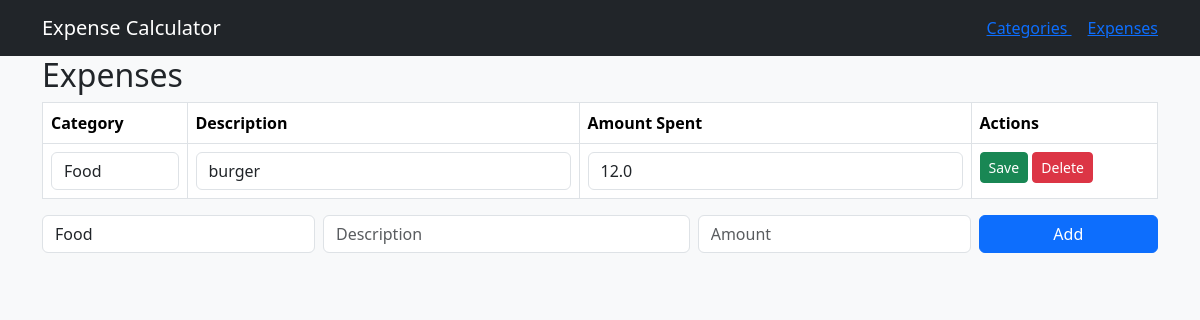
Page /view_expenses on the earlier database version.
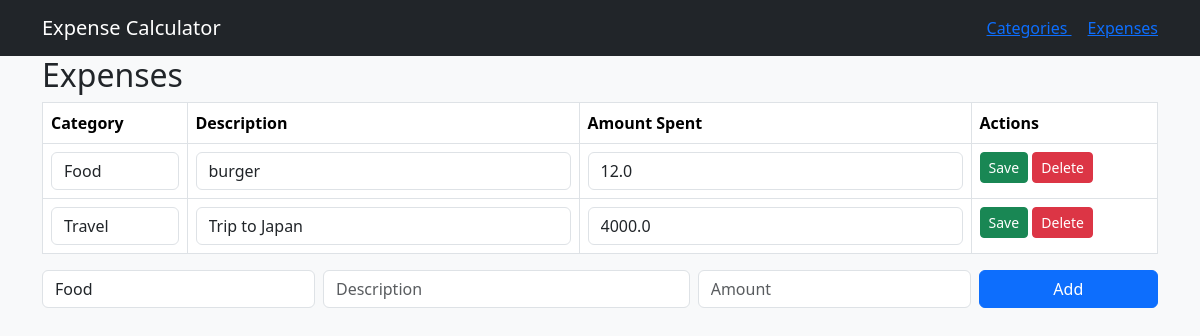
Same page on the later database version.
### tables this page shows
CREATE TABLE "expenses" (`id` INTEGER PRIMARY KEY AUTOINCREMENT UNIQUE NOT NULL, name TEXT, `amount_spent` REAL, `category_id` INTEGER REFERENCES `category`(`id`), `category_name` TEXT);

### app.py (the view)
@app.route("/view_expenses")
def view_expenses():
    sql = "SELECT expenses.id, expenses.name, expenses.amount_spent, category.name AS category FROM expenses JOIN category ON expenses.category_id = category.id"
    expenses = query_db(sql)
    sql = "SELECT * FROM category"
    categories = query_db(sql)
    return render_template("expenses.html", expenses=expenses, categories=categories)

### app.py (called while the page is built)
def get_db():
    db = getattr(g, '_database', None)
    if db is None:
        db = g._database = sqlite3.connect(DATABASE)
    return db

def query_db(query, args=(), one=False):
    cur = get_db().execute(query, args)
    rv = cur.fetchall()
    cur.close()
    return (rv[0] if rv else None) if one else rv

### templates/expenses.html (shortened to what this page needs)
<!DOCTYPE html>
<html lang="en">
<head>
</head>
<body>
    {%extends "base.html"%}
    {%block content%}
    <h2>Expenses</h2>
    <table class="table table-bordered">
        <tr><th>Category</th> <th>Description</th><th> Amount Spent</th><th>Actions</th></tr>
        {%for expense in expenses%}
            <tr>
              <form method = "POST" action = "{{url_for ('edit_expenses', id=expense[0]) }}">
                <td>
                    <select name= "category_id" class="form-control">
                        {% for category in categories %}
                            <option value="{{category[0]}}" {% if category[1] == expense[3] %}selected {%endif%}> {{category[1]}}</option>
                        {%endfor%}
                    </select>
                </td>
                <td><input class = "form-control" name= "name" value = "{{expense[1]}}"></td>
                <td><input class = "form-control" name= "amount_spent" value = "{{expense[2]}}"> </td>
                <td>
                    <button class="btn btn-success btn-sm"> Save</button>
                    <a href = "{{url_for ('delete_expenses', id=expense[0])}}" class = "btn btn-danger btn-sm"> Delete</a>
                </td>
              </form>
            </tr>
        {%endfor%}
    </table>
    <form method = "POST" action="{{url_for('add_expenses')}}" class="row g-2 mb-3">
        <div class = "col-md-3">
            <select class = "form-control" name = "category_id" required>
                {%for category in categories%}
                    <option value = "{{category[0]}}">{{category[1]}}</option>
                {%endfor%}
            </select>
        </div>
        <div class ="col-md-4"><input class="form-control" name="name" placeholder= "Description" required></div>
        <div class ="col-md-3"><input class="form-control" name="amount_spent" placeholder= "Amount" required></div>
        <div class ="col-md-2"><button class="btn btn-primary w-100" > Add </button></div>
    </form>
{%endblock%}

### templates/base.html (shortened to what this page needs)
<!DOCTYPE html>
<html lang="en">
<head>
    <link rel="stylesheet" href="https://cdn.jsdelivr.net/npm/bootstrap@5.3.2/dist/css/bootstrap.min.css">
</head>
<body>
    <body class = "bg-light">
        <nav class = "navbar navbar-expand-lg navbar-dark bg-dark mb4">
            <div class = "container">
                <a class = "navbar-brand" href = "{{url_for('home')}}"> Expense Calculator</a>
                <div>
                    <a class="bt btn-light btn-sm me-3" href ="{{url_for ('view_categories')}}">Categories </a>
                    <a class="bt btn-light btn-sm me" href ="{{ url_for('view_expenses') }}"> Expenses </a>
                </div>
            </div>
        </nav>
        <div class = "container">
            {%block content%} {%endblock%}
        </div>
</body>
</html>

Differences in the rows shown:
added expenses: category_id "Travel", name "Trip to Japan", amount_spent "4000.0"
